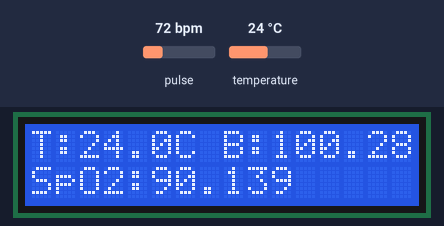
Simulated run of this sketch. Board: ESP8266 (NodeMCU). Parts: 16×2 character LCD. The inputs (shaded band) are chosen by the test bench; at power-on: pulse 72 bpm, temperature 24 °C. WiFi joins after 1.5 s; servers stay silent unless stated; what the sketch prints to the serial monitor is not drawn.

Above: at 3.2 s.
3.3 s: pulse set to 42 bpm
At 4.7 s:
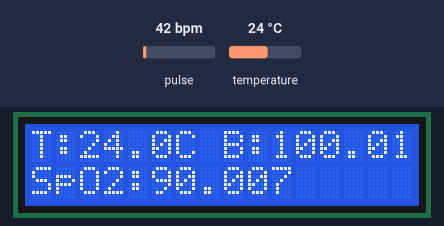
6.3 s: temperature set to 12 °C
At 7.7 s:
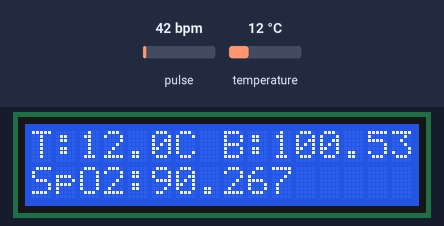
9.4 s: pulse set to 70 bpm
At 10.7 s:
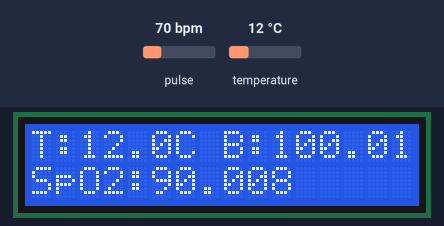
12.4 s: temperature set to 19 °C
At 13.8 s:
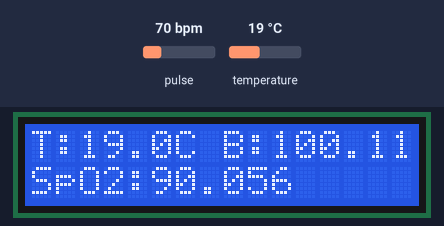
15.4 s: pulse set to 100 bpm
At 16.8 s:
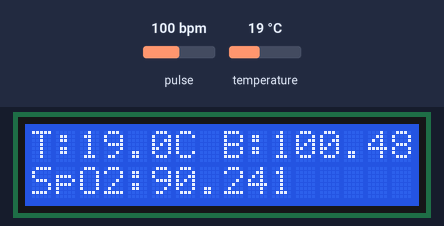
18.4 s: temperature set to 28 °C
At 19.8 s:
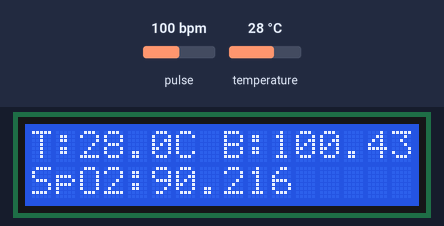
Timing chart, 0 to 21.4 s (numbered marks = the images above; inputs shaded):
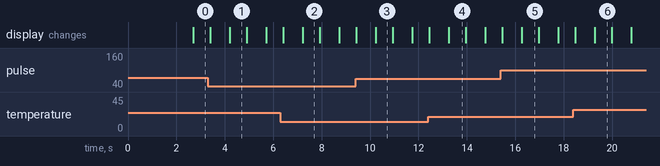

Measured:
- what the display in image 1 shows lasts 0.7 s, from 4.2 s to 4.9 s

The sketch:

ESP8266_MAX30102_DS18B20_Sensor_Blynk_App.ino.ino
```cpp
#include <Wire.h>
#include <MAX30105.h>
#include <LiquidCrystal_PCF8574.h>
#include <ESP8266WiFi.h>
#include <BlynkSimpleEsp8266.h>
#include <OneWire.h>
#include <DallasTemperature.h>

#define ONE_WIRE_BUS D5  // Pin where the DS18B20 is connected
OneWire oneWire(ONE_WIRE_BUS);
DallasTemperature sensors(&oneWire);

LiquidCrystal_PCF8574 lcd(0x27);

char auth[] = "uKprF7zKYAm-icZp-AEwInujTxnelyzj";
char ssid[] = "Prateek";
char pass[] = "xxxxxxxxxxxx";

BlynkTimer timer;
MAX30105 particleSensor;

void setup() {
  Serial.begin(115200);
  Wire.begin();
  sensors.begin();
  lcd.begin(16, 2);
  lcd.setBacklight(255);
  Blynk.begin(auth, ssid, pass, "blynk.cloud", 80);

  Serial.println("Initializing MAX30102 sensor...");
  if (!particleSensor.begin(Wire, I2C_SPEED_STANDARD)) {
    Serial.println("MAX30102 not detected. Please check wiring/power.");
    while (1);
  }
  particleSensor.setup();  // Initialize sensor with default settings
}

void loop() {
  Blynk.run();
  particleSensor.check();  // Poll the sensor for new data

  // Collect DS18B20 temperature data
  sensors.requestTemperatures();
  float temperature = sensors.getTempCByIndex(0);

  // Collect MAX30102 raw data
  float irValue = particleSensor.getIR();
  float redValue = particleSensor.getRed();

  // Limit the values to 3 digits after decimal
  irValue = (int)(irValue * 1) / 1000.0; // Keeps only 3 digits after decimal
  redValue = (int)(redValue * 1) / 1000.0; // Keeps only 3 digits after decimal

  // Display on LCD
  lcd.setCursor(0, 0);
  lcd.print("T:");
  lcd.print(temperature, 1);
  lcd.print("C");
  lcd.setCursor(8, 0);
  lcd.print("B:");
  lcd.print(irValue, 3);  // Display 3 digits after decimal
  lcd.setCursor(0, 1);
  lcd.print("SpO2:");
  lcd.print(redValue, 3);  // Display 3 digits after decimal

  // Send to Blynk
  Blynk.virtualWrite(V2, temperature);
  Blynk.virtualWrite(V0, redValue);
  Blynk.virtualWrite(V1, irValue);

  // Debug output
  Serial.print("Temp: ");
  Serial.print(temperature);
  Serial.print(" C, BPM: ");
  Serial.print(irValue);
  Serial.print(", Spo2: ");
  Serial.println(redValue);
  delay(700);
  lcd.clear();
}
```
